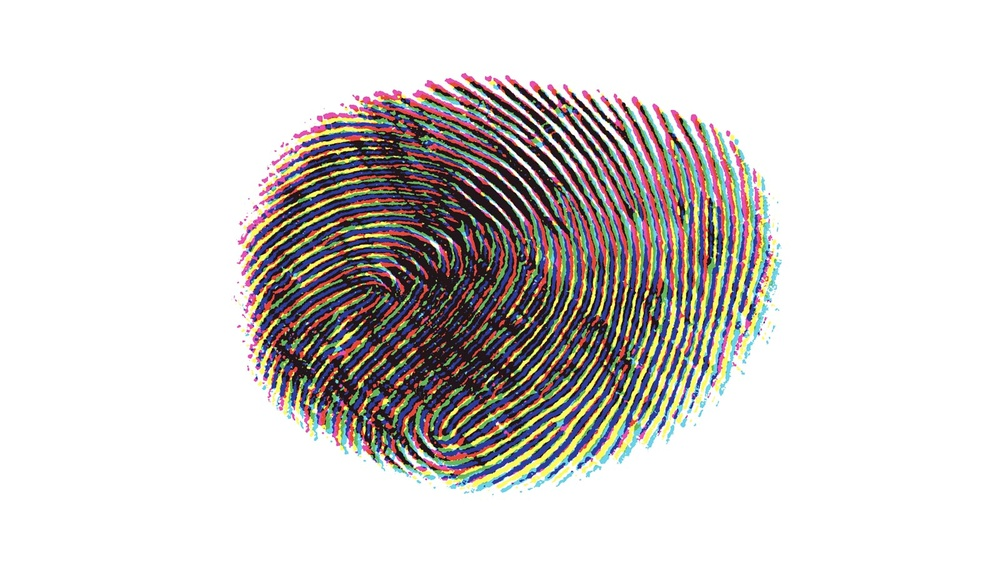
#> input picture Image_Processing/src/Filters/src/gabor filter/images/01.jpg, 1000 x 572 px, shrunk from 1600 x 915 before the run
$ python sobel_edge_detection.py
#> lines starting #> are read from the running program, lines starting #| are printed output that depends on the picture
#> the answer given: ../../Filters/src/gabor filter/images/01.jpg
#> the answer given: out.png
# Import neccessary libraries
from skimage import io, filters, color


def main(inputfilename, oututfilename):

    # Read image
#> called with oututfilename = 'out.png'
    img = io.imread(inputfilename)
#> img is the input picture: shape (572, 1000, 3); mean R, G, B 213.8, 210, 208.3

    # Convert RGB to gray
    img = color.rgb2gray(img)
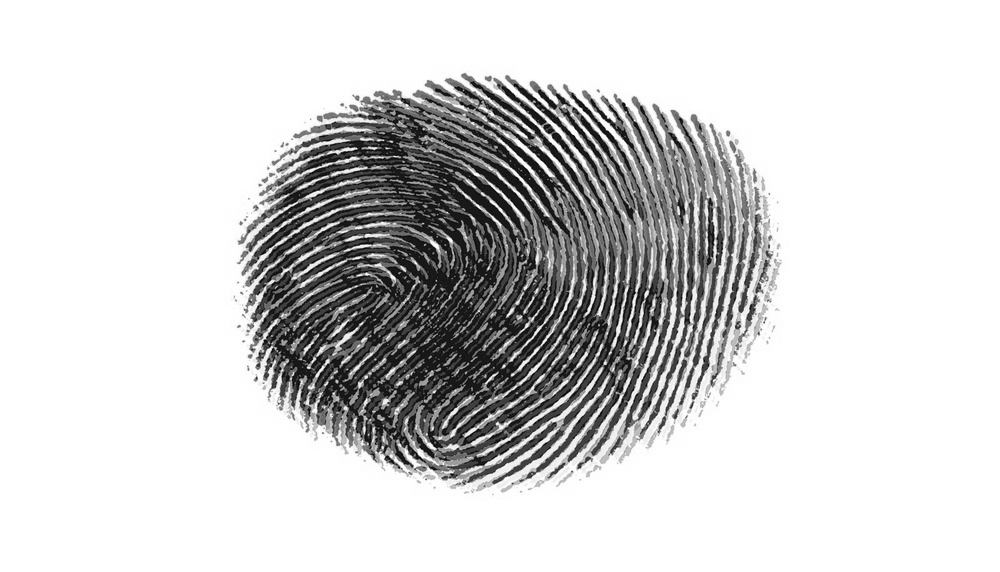
#> img: shape (572, 1000) float64; min 0.00333, max 1, mean 0.826

    # For edge detection
    edge = filters.sobel(img)
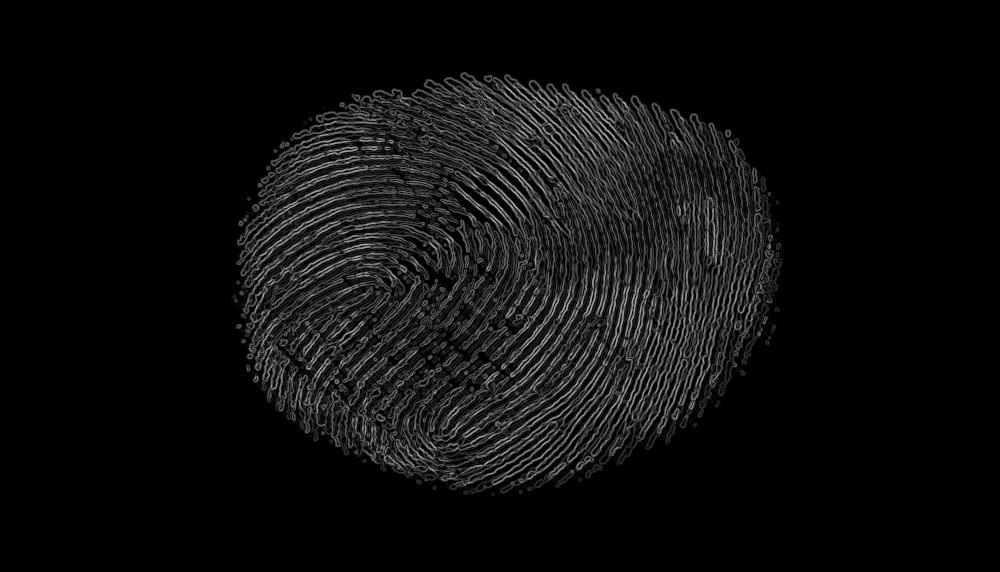
#> edge: shape (572, 1000) float64; min 0, max 0.703, mean 0.0549

    # Display and save image
    io.imshow(edge)
    io.imsave(oututfilename, edge)


if __name__ == "__main__":
    inputfilename = input("Enter a input filename:\t")
    oututfilename = input("Enter a output filename:\t")
    io = main(inputfilename, oututfilename)

$ run again, on Image_Processing/src/Filters/src/gabor filter/images/2.jpg
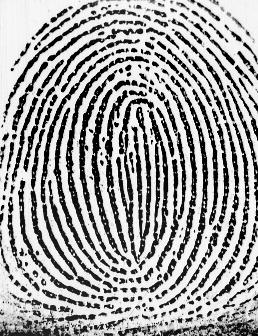
#> input picture Image_Processing/src/Filters/src/gabor filter/images/2.jpg, 258 x 336 px
#> in main, img is the input picture: shape (336, 258); min 0, max 255, mean 162.9
#> in main, `edge = filters.sobel(img)`:
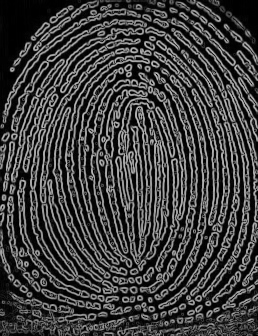
#> edge: shape (336, 258) float64; min 0, max 0.766, mean 0.249
